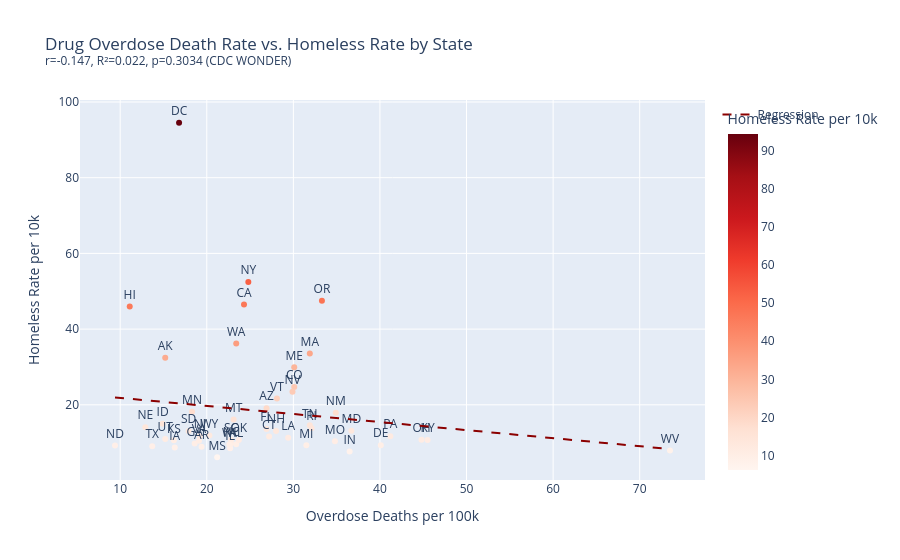

The code cell stored with this chart in its notebook:
### Code cell
slope3, intercept3, r3v, p3, se3 = stats.linregress(df['overdose_rate_per_100k'], df['homeless_rate_per_10k'])
r2_3 = r3v ** 2
print(f'Overdose rate vs homeless rate: r={r3v:.3f}, R²={r2_3:.3f}, p={p3:.4f}')

x_range3 = [df['overdose_rate_per_100k'].min(), df['overdose_rate_per_100k'].max()]
y_range3 = [slope3 * x + intercept3 for x in x_range3]

fig3 = px.scatter(
    df, x='overdose_rate_per_100k', y='homeless_rate_per_10k', text='state_postal',
    color='homeless_rate_per_10k', color_continuous_scale='Reds',
    title=f'Drug Overdose Death Rate vs. Homeless Rate by State<br><sup>r={r3v:.3f}, R²={r2_3:.3f}, p={p3:.4f} (CDC WONDER)</sup>',
    labels={'overdose_rate_per_100k': 'Overdose Deaths per 100k', 'homeless_rate_per_10k': 'Homeless Rate per 10k'},
    hover_name='state_name',
)
fig3.add_trace(go.Scatter(x=x_range3, y=y_range3, mode='lines', name='Regression', line=dict(color='darkred', dash='dash')))
fig3.update_traces(textposition='top center', selector=dict(mode='markers+text'))
fig3.show()

### Figure 1 — Plotly figure (JSON) as saved in the notebook; plotly's stock layout.template omitted (floating-point values rounded to 4 significant figures)
{"data": [{"hovertemplate": "<b>%{hovertext}</b><br><br>Overdose Deaths per 100k=%{x}<br>Homeless Rate per 10k=%{marker.color}<br>state_postal=%{text}<extra></extra>", "hovertext": ["Alabama", "Alaska", "Arizona", "Arkansas", "California", "Colorado", "Connecticut", "Delaware", "District of Columbia", "Florida", "Georgia", "Hawaii", "Idaho", "Illinois", "Indiana", "Iowa", "Kansas", "Kentucky", "Louisiana", "Maine", "Maryland", "Massachusetts", "Michigan", "Minnesota", "Mississippi", "Missouri", "Montana", "Nebraska", "Nevada", "New Hampshire", "New Jersey", "New Mexico", "New York", "North Carolina", "North Dakota", "Ohio", "Oklahoma", "Oregon", "Pennsylvania", "Rhode Island", "South Carolina", "South Dakota", "Tennessee", "Texas", "Utah", "Vermont", "Virginia", "Washington", "West Virginia", "Wisconsin", "Wyoming"], "legendgroup": "", "marker": {"color": [9.56, 32.45, 19.12, 8.93, 46.48, 24.72, 11.61, 9.33, 94.51, 13.63, 9.79, 45.96, 14.99, 8.54, 7.65, 8.73, 10.61, 10.68, 11.31, 29.9, 13.16, 33.58, 9.32, 18.2, 6.15, 10.37, 16.15, 14.08, 23.42, 13.07, 11.71, 17.92, 52.44, 9.81, 9.23, 10.76, 10.7, 47.5, 11.73, 13.82, 10.8, 13.08, 14.59, 9.07, 10.95, 21.7, 10.48, 36.22, 7.91, 9.49, 11.9], "coloraxis": "coloraxis", "symbol": "circle"}, "mode": "markers+text", "name": "", "orientation": "v", "showlegend": false, "text": ["AL", "AK", "AZ", "AR", "CA", "CO", "CT", "DE", "DC", "FL", "GA", "HI", "ID", "IL", "IN", "IA", "KS", "KY", "LA", "ME", "MD", "MA", "MI", "MN", "MS", "MO", "MT", "NE", "NV", "NH", "NJ", "NM", "NY", "NC", "ND", "OH", "OK", "OR", "PA", "RI", "SC", "SD", "TN", "TX", "UT", "VT", "VA", "WA", "WV", "WI", "WY"], "textposition": "top center", "type": "scatter", "x": [23.4, 15.2, 26.9, 19.4, 24.3, 30.1, 27.2, 40.1, 16.8, 26.9, 18.6, 11.1, 14.9, 22.7, 36.5, 16.3, 16.2, 45.5, 29.4, 30.1, 36.7, 31.9, 31.5, 18.3, 21.2, 34.8, 23.1, 12.9, 29.9, 28.0, 19.2, 34.9, 24.8, 22.8, 9.4, 44.8, 23.7, 33.3, 41.2, 32.1, 22.8, 17.9, 31.9, 13.7, 15.2, 28.1, 19.1, 23.4, 73.5, 22.6, 20.3], "xaxis": "x", "y": [9.56, 32.45, 19.12, 8.93, 46.48, 24.72, 11.61, 9.33, 94.51, 13.63, 9.79, 45.96, 14.99, 8.54, 7.65, 8.73, 10.61, 10.68, 11.31, 29.9, 13.16, 33.58, 9.32, 18.2, 6.15, 10.37, 16.15, 14.08, 23.42, 13.07, 11.71, 17.92, 52.44, 9.81, 9.23, 10.76, 10.7, 47.5, 11.73, 13.82, 10.8, 13.08, 14.59, 9.07, 10.95, 21.7, 10.48, 36.22, 7.91, 9.49, 11.9], "yaxis": "y"}, {"line": {"color": "darkred", "dash": "dash"}, "mode": "lines", "name": "Regression", "type": "scatter", "x": [9.4, 73.5], "y": [21.95, 8.323]}], "layout": {"coloraxis": {"colorbar": {"title": {"text": "Homeless Rate per 10k"}}, "colorscale": [[0.0, "rgb(255,245,240)"], [0.125, "rgb(254,224,210)"], [0.25, "rgb(252,187,161)"], [0.375, "rgb(252,146,114)"], [0.5, "rgb(251,106,74)"], [0.625, "rgb(239,59,44)"], [0.75, "rgb(203,24,29)"], [0.875, "rgb(165,15,21)"], [1.0, "rgb(103,0,13)"]]}, "legend": {"tracegroupgap": 0}, "title": {"text": "Drug Overdose Death Rate vs. Homeless Rate by State<br><sup>r=-0.147, R²=0.022, p=0.3034 (CDC WONDER)</sup>"}, "xaxis": {"anchor": "y", "domain": [0.0, 1.0], "title": {"text": "Overdose Deaths per 100k"}}, "yaxis": {"anchor": "x", "domain": [0.0, 1.0], "title": {"text": "Homeless Rate per 10k"}}}}
